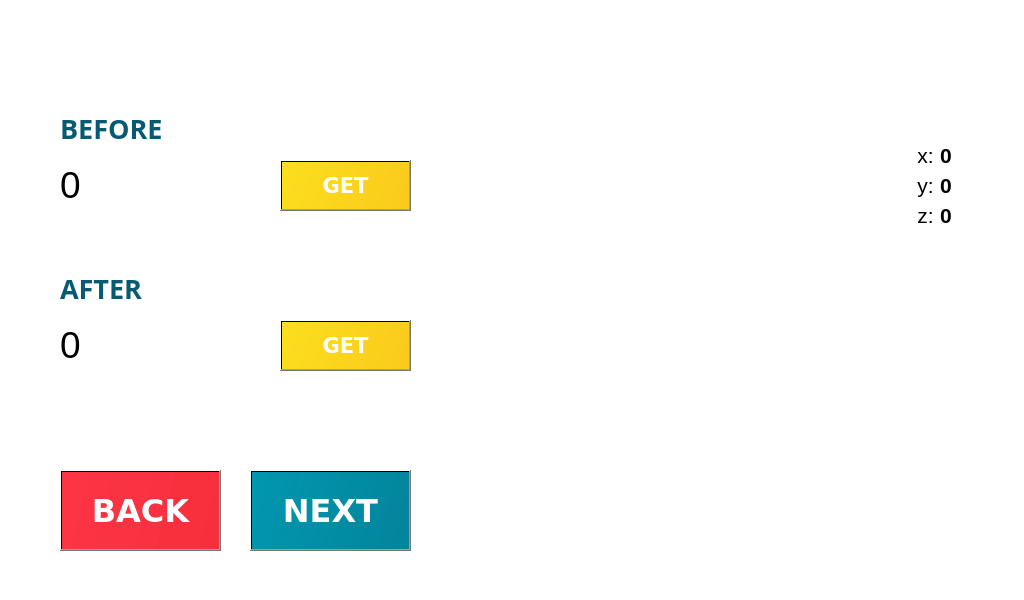
<?xml version="1.0" encoding="UTF-8"?>
<ui version="4.0">
 <class>Dialog</class>
 <widget class="QDialog" name="Dialog">
  <property name="enabled">
   <bool>true</bool>
  </property>
  <property name="geometry">
   <rect>
    <x>0</x>
    <y>0</y>
    <width>1024</width>
    <height>600</height>
   </rect>
  </property>
  <property name="sizePolicy">
   <sizepolicy hsizetype="Preferred" vsizetype="Preferred">
    <horstretch>0</horstretch>
    <verstretch>0</verstretch>
   </sizepolicy>
  </property>
  <property name="minimumSize">
   <size>
    <width>1024</width>
    <height>600</height>
   </size>
  </property>
  <property name="maximumSize">
   <size>
    <width>1024</width>
    <height>600</height>
   </size>
  </property>
  <property name="windowTitle">
   <string>Dialog</string>
  </property>
  <property name="styleSheet">
   <string notr="true">background-color: rgb(255, 255, 255);</string>
  </property>
  <widget class="QLabel" name="label_3">
   <property name="geometry">
    <rect>
     <x>0</x>
     <y>0</y>
     <width>1024</width>
     <height>600</height>
    </rect>
   </property>
   <property name="text">
    <string/>
   </property>
   <property name="pixmap">
    <pixmap>../assets/PLN clasic.png</pixmap>
   </property>
   <property name="scaledContents">
    <bool>true</bool>
   </property>
  </widget>
  <widget class="QPushButton" name="backButton">
   <property name="geometry">
    <rect>
     <x>60</x>
     <y>470</y>
     <width>161</width>
     <height>81</height>
    </rect>
   </property>
   <property name="font">
    <font>
     <family>Verdana</family>
     <pointsize>24</pointsize>
     <weight>75</weight>
     <bold>true</bold>
    </font>
   </property>
   <property name="cursor">
    <cursorShape>PointingHandCursor</cursorShape>
   </property>
   <property name="styleSheet">
    <string notr="true">background-color: qlineargradient(spread:pad, x1:-0.5, y1:-0.5, x2:3.5, y2:0, stop:0 rgba(255, 30, 50, 225), stop:1 rgba(235, 31, 39, 255));
color: rgb(255, 255, 255);
</string>
   </property>
   <property name="text">
    <string>BACK</string>
   </property>
  </widget>
  <widget class="QLabel" name="label_2">
   <property name="geometry">
    <rect>
     <x>60</x>
     <y>270</y>
     <width>351</width>
     <height>31</height>
    </rect>
   </property>
   <property name="font">
    <font>
     <family>Montserrat</family>
     <pointsize>20</pointsize>
     <weight>75</weight>
     <bold>true</bold>
    </font>
   </property>
   <property name="styleSheet">
    <string notr="true">background-color: rgba(255, 255, 255, 0);</string>
   </property>
   <property name="text">
    <string>&lt;html&gt;&lt;head/&gt;&lt;body&gt;&lt;p&gt;&lt;span style=&quot; color:#065b72;&quot;&gt;AFTER&lt;/span&gt;&lt;/p&gt;&lt;/body&gt;&lt;/html&gt;</string>
   </property>
  </widget>
  <widget class="QLabel" name="label">
   <property name="geometry">
    <rect>
     <x>60</x>
     <y>110</y>
     <width>351</width>
     <height>31</height>
    </rect>
   </property>
   <property name="font">
    <font>
     <family>Montserrat</family>
     <pointsize>20</pointsize>
     <weight>75</weight>
     <bold>true</bold>
    </font>
   </property>
   <property name="styleSheet">
    <string notr="true">background-color: rgba(255, 255, 255, 0);</string>
   </property>
   <property name="text">
    <string>&lt;html&gt;&lt;head/&gt;&lt;body&gt;&lt;p&gt;&lt;span style=&quot; color:#065b72;&quot;&gt;BEFORE&lt;/span&gt;&lt;/p&gt;&lt;/body&gt;&lt;/html&gt;</string>
   </property>
   <property name="alignment">
    <set>Qt::AlignLeading|Qt::AlignLeft|Qt::AlignVCenter</set>
   </property>
  </widget>
  <widget class="QPushButton" name="nextButton">
   <property name="geometry">
    <rect>
     <x>250</x>
     <y>470</y>
     <width>161</width>
     <height>81</height>
    </rect>
   </property>
   <property name="font">
    <font>
     <family>Verdana</family>
     <pointsize>24</pointsize>
     <weight>75</weight>
     <bold>true</bold>
     <strikeout>false</strikeout>
     <kerning>true</kerning>
    </font>
   </property>
   <property name="cursor">
    <cursorShape>PointingHandCursor</cursorShape>
   </property>
   <property name="styleSheet">
    <string notr="true">background-color: qlineargradient(spread:pad, x1:-0.5, y1:-0.5, x2:3.5, y2:0, stop:0 rgba(0, 161, 185, 255), stop:1 rgba(7, 91, 114, 255));
color: rgb(255, 255, 255);</string>
   </property>
   <property name="text">
    <string>NEXT</string>
   </property>
  </widget>
  <widget class="QLabel" name="beforeValue">
   <property name="geometry">
    <rect>
     <x>60</x>
     <y>160</y>
     <width>211</width>
     <height>51</height>
    </rect>
   </property>
   <property name="font">
    <font>
     <family>Arial</family>
     <pointsize>30</pointsize>
     <weight>50</weight>
     <bold>false</bold>
    </font>
   </property>
   <property name="styleSheet">
    <string notr="true">background-color: rgba(255, 255, 255, 0);</string>
   </property>
   <property name="text">
    <string>&lt;html&gt;&lt;head/&gt;&lt;body&gt;&lt;p&gt;&lt;span style=&quot; font-size:28pt;&quot;&gt;0&lt;/span&gt;&lt;/p&gt;&lt;/body&gt;&lt;/html&gt;</string>
   </property>
   <property name="textFormat">
    <enum>Qt::RichText</enum>
   </property>
   <property name="alignment">
    <set>Qt::AlignLeading|Qt::AlignLeft|Qt::AlignVCenter</set>
   </property>
   <property name="wordWrap">
    <bool>true</bool>
   </property>
  </widget>
  <widget class="QPushButton" name="beforeButton">
   <property name="geometry">
    <rect>
     <x>280</x>
     <y>160</y>
     <width>131</width>
     <height>51</height>
    </rect>
   </property>
   <property name="font">
    <font>
     <family>Verdana</family>
     <pointsize>16</pointsize>
     <weight>75</weight>
     <bold>true</bold>
     <strikeout>false</strikeout>
     <kerning>true</kerning>
    </font>
   </property>
   <property name="cursor">
    <cursorShape>PointingHandCursor</cursorShape>
   </property>
   <property name="styleSheet">
    <string notr="true">background-color: qlineargradient(spread:pad, x1:-0.5, y1:-0.5, x2:3.5, y2:0, stop:0 rgba(252, 234, 29, 255), stop:1 rgba(248, 156, 28, 255));
color: rgb(255, 255, 255);</string>
   </property>
   <property name="text">
    <string>GET</string>
   </property>
   <property name="checkable">
    <bool>true</bool>
   </property>
  </widget>
  <widget class="QLabel" name="afterValue">
   <property name="geometry">
    <rect>
     <x>60</x>
     <y>320</y>
     <width>211</width>
     <height>51</height>
    </rect>
   </property>
   <property name="font">
    <font>
     <family>Arial</family>
     <pointsize>30</pointsize>
    </font>
   </property>
   <property name="styleSheet">
    <string notr="true">background-color: rgba(255, 255, 255, 0);</string>
   </property>
   <property name="text">
    <string>&lt;html&gt;&lt;head/&gt;&lt;body&gt;&lt;p&gt;&lt;span style=&quot; font-size:28pt;&quot;&gt;0&lt;/span&gt;&lt;/p&gt;&lt;/body&gt;&lt;/html&gt;</string>
   </property>
   <property name="textFormat">
    <enum>Qt::RichText</enum>
   </property>
   <property name="scaledContents">
    <bool>false</bool>
   </property>
   <property name="wordWrap">
    <bool>true</bool>
   </property>
  </widget>
  <widget class="QPushButton" name="afterButton">
   <property name="geometry">
    <rect>
     <x>280</x>
     <y>320</y>
     <width>131</width>
     <height>51</height>
    </rect>
   </property>
   <property name="font">
    <font>
     <family>Verdana</family>
     <pointsize>16</pointsize>
     <weight>75</weight>
     <bold>true</bold>
     <strikeout>false</strikeout>
     <kerning>true</kerning>
    </font>
   </property>
   <property name="cursor">
    <cursorShape>PointingHandCursor</cursorShape>
   </property>
   <property name="styleSheet">
    <string notr="true">background-color: qlineargradient(spread:pad, x1:-0.5, y1:-0.5, x2:3.5, y2:0, stop:0 rgba(252, 234, 29, 255), stop:1 rgba(248, 156, 28, 255));
color: rgb(255, 255, 255);</string>
   </property>
   <property name="text">
    <string>GET</string>
   </property>
   <property name="checkable">
    <bool>true</bool>
   </property>
  </widget>
  <widget class="QLabel" name="xValue">
   <property name="geometry">
    <rect>
     <x>940</x>
     <y>140</y>
     <width>71</width>
     <height>31</height>
    </rect>
   </property>
   <property name="font">
    <font>
     <family>Arial</family>
     <pointsize>16</pointsize>
     <weight>75</weight>
     <bold>true</bold>
    </font>
   </property>
   <property name="styleSheet">
    <string notr="true">background-color: rgba(255, 255, 255, 0);</string>
   </property>
   <property name="text">
    <string>0</string>
   </property>
  </widget>
  <widget class="QLabel" name="yValue">
   <property name="geometry">
    <rect>
     <x>940</x>
     <y>170</y>
     <width>71</width>
     <height>31</height>
    </rect>
   </property>
   <property name="font">
    <font>
     <family>Arial</family>
     <pointsize>16</pointsize>
     <weight>75</weight>
     <bold>true</bold>
    </font>
   </property>
   <property name="styleSheet">
    <string notr="true">background-color: rgba(255, 255, 255, 0);
</string>
   </property>
   <property name="text">
    <string>0</string>
   </property>
  </widget>
  <widget class="QLabel" name="zValue">
   <property name="geometry">
    <rect>
     <x>940</x>
     <y>200</y>
     <width>71</width>
     <height>31</height>
    </rect>
   </property>
   <property name="font">
    <font>
     <family>Arial</family>
     <pointsize>16</pointsize>
     <weight>75</weight>
     <bold>true</bold>
    </font>
   </property>
   <property name="styleSheet">
    <string notr="true">background-color: rgba(255, 255, 255, 0);</string>
   </property>
   <property name="text">
    <string>0</string>
   </property>
  </widget>
  <widget class="QLabel" name="label_10">
   <property name="geometry">
    <rect>
     <x>910</x>
     <y>140</y>
     <width>31</width>
     <height>31</height>
    </rect>
   </property>
   <property name="font">
    <font>
     <family>Arial</family>
     <pointsize>16</pointsize>
     <weight>50</weight>
     <bold>false</bold>
    </font>
   </property>
   <property name="styleSheet">
    <string notr="true">background-color: rgba(255, 255, 255, 0);</string>
   </property>
   <property name="text">
    <string>&lt;html&gt;&lt;head/&gt;&lt;body&gt;&lt;p&gt;x:&lt;/p&gt;&lt;/body&gt;&lt;/html&gt;</string>
   </property>
   <property name="alignment">
    <set>Qt::AlignCenter</set>
   </property>
  </widget>
  <widget class="QLabel" name="label_11">
   <property name="geometry">
    <rect>
     <x>910</x>
     <y>170</y>
     <width>31</width>
     <height>31</height>
    </rect>
   </property>
   <property name="font">
    <font>
     <family>Arial</family>
     <pointsize>16</pointsize>
     <weight>50</weight>
     <bold>false</bold>
    </font>
   </property>
   <property name="styleSheet">
    <string notr="true">background-color: rgba(255, 255, 255, 0);</string>
   </property>
   <property name="text">
    <string>&lt;html&gt;&lt;head/&gt;&lt;body&gt;&lt;p&gt;y:&lt;/p&gt;&lt;/body&gt;&lt;/html&gt;</string>
   </property>
   <property name="alignment">
    <set>Qt::AlignCenter</set>
   </property>
  </widget>
  <widget class="QLabel" name="label_12">
   <property name="geometry">
    <rect>
     <x>910</x>
     <y>200</y>
     <width>31</width>
     <height>31</height>
    </rect>
   </property>
   <property name="font">
    <font>
     <family>Arial</family>
     <pointsize>16</pointsize>
     <weight>50</weight>
     <bold>false</bold>
    </font>
   </property>
   <property name="styleSheet">
    <string notr="true">background-color: rgba(255, 255, 255, 0);</string>
   </property>
   <property name="text">
    <string>&lt;html&gt;&lt;head/&gt;&lt;body&gt;&lt;p&gt;z:&lt;/p&gt;&lt;/body&gt;&lt;/html&gt;</string>
   </property>
   <property name="alignment">
    <set>Qt::AlignCenter</set>
   </property>
  </widget>
 </widget>
 <resources/>
 <connections/>
</ui>
